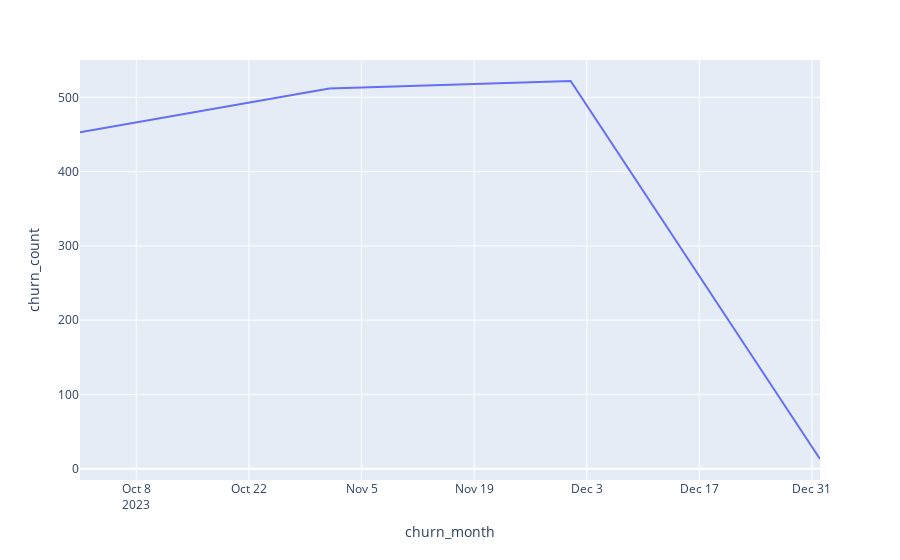
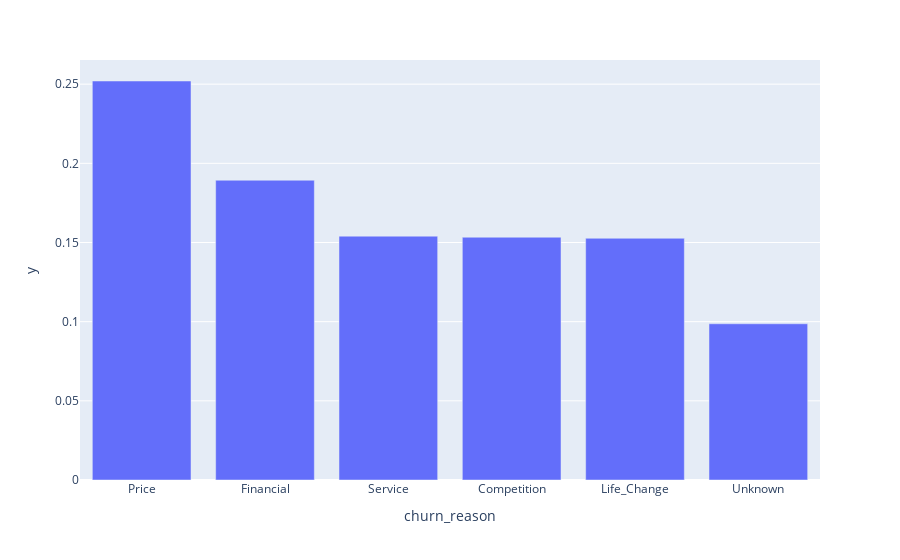
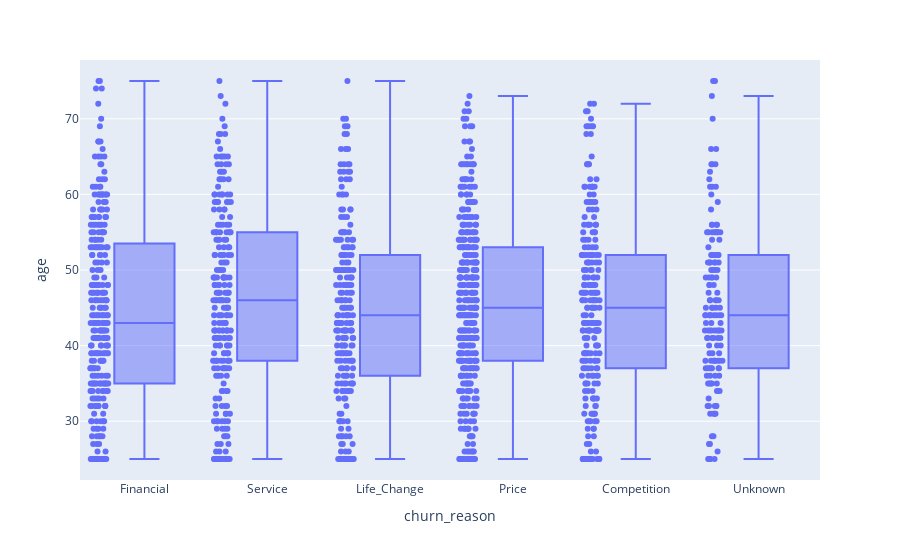

Notebook code for these charts, in order:
### Code cell
# Read Data
churned_customers = pd.read_excel('merged_data.xlsx', sheet_name='Churned Customers')
merged_df = pd.read_excel('merged_data.xlsx')

# Fix the Time
merged_df['policy_start_date'] = pd.to_datetime(merged_df['policy_start_date'], errors='coerce')

### CLEAN policy_start_date
merged_df = merged_df[merged_df['policy_start_date'].notna()]                    
merged_df = merged_df[merged_df['policy_start_date'].dt.year >= 2000]            

merged_df['policy_month'] = merged_df['policy_start_date'].dt.to_period('M')
monthly_starts_df = merged_df.groupby('policy_month').agg(
    policy_start_count=('customer_id', 'count'),
    monthly_churn_count=('churned', 'sum')
).reset_index()
monthly_starts_df['policy_month'] = monthly_starts_df['policy_month'].dt.to_timestamp()

# Churn_date
churned_customers['churn_date'] = pd.to_datetime(churned_customers['churn_date'], errors='coerce')

### CLEAN churn_date
churned_customers = churned_customers[churned_customers['churn_date'].notna()]   
churned_customers = churned_customers[churned_customers['churn_date'].dt.year >= 2000]  

churned_customers['churn_month'] = churned_customers['churn_date'].dt.to_period('M')
monthly_churn_df = churned_customers.groupby('churn_month').agg(churn_count=('customer_id', 'count')).reset_index()
monthly_churn_df['churn_month'] = monthly_churn_df['churn_month'].dt.to_timestamp()

print("Monthly Churn Customer Count")
print(monthly_churn_df)
px.line(monthly_churn_df, x="churn_month", y="churn_count").show()

churn_reason_counts = churned_customers['churn_reason'].value_counts(normalize=True)
print("Churn Reason Distribution")
px.bar(churn_reason_counts, x=churn_reason_counts.index, y=churn_reason_counts.values).show()

print(monthly_starts_df)

print("Churn Reason VS Key Features")
selected_features = [
    'age', 'gender', 'marital_status', 'dependents', 'income_bracket', 'employment_status',
    'education_level', 'login_frequency_30d', 'mobile_app_user', 'email_opens_6m',
    'customer_service_calls_12m', 'complaints_filed', 'policy_type', 'premium_amount',
    'premium_frequency', 'payment_method', 'riders', 'days_between_policy_last_login',
    'days_between_policy_churn', 'policy_tenure'
]

selected_col = selected_features[0]

try:
    print(f"**Churn Reason vs {selected_col}**")
    if churned_customers[selected_col].dtype in ['object', 'bool']:
        sorted_categories = sorted(churned_customers[selected_col].dropna().unique())
        fig = px.histogram(
            churned_customers,
            x=selected_col,
            color='churn_reason',
            barmode='group',
            category_orders={selected_col: sorted_categories}
        )
        fig.show()

        ratio_df = churned_customers.groupby([selected_col, 'churn_reason']).size().reset_index(name='count')
        total_per_group = churned_customers.groupby([selected_col]).size().reset_index(name='total')
        merged_ratio = pd.merge(ratio_df, total_per_group, on=selected_col)
        merged_ratio['percentage'] = merged_ratio['count'] / merged_ratio['total']
        sorted_categories = merged_ratio[selected_col].drop_duplicates().sort_values()
        fig_pct = px.bar(
            merged_ratio,
            x=selected_col,
            y='percentage',
            color='churn_reason',
            category_orders={selected_col: sorted_categories.tolist()},
            barmode='stack',
            title=f"Normalized % Churn Reason by {selected_col}"
        )
        fig_pct.show()
    else:
        fig = px.box(churned_customers, x='churn_reason', y=selected_col, points='all')
        fig.show()
except Exception as e:
    print(f"Error plotting {selected_col}: {e}")

# Churn Days Analysis
print("Churn Days Analysis")

num_vars = [
    'age', 'dependents', 'login_frequency_30d', 'email_opens_6m', 'customer_service_calls_12m',
    'complaints_filed', 'policy_amount', 'premium_amount', 'riders', 'days_between_policy_last_login',
    'engagement_score'
]
cat_vars = [
    'gender', 'marital_status', 'income_bracket', 'employment_status', 'education_level',
    'mobile_app_user', 'policy_type', 'premium_frequency', 'payment_method', 'churn_behavior'
]

for col in num_vars:
    churned_customers[col] = pd.to_numeric(churned_customers[col], errors='coerce')
for col in cat_vars:
    churned_customers[col] = churned_customers[col].astype(str)

reg_df = churned_customers.copy()
reg_df = pd.get_dummies(reg_df, columns=cat_vars, drop_first=True)
for col in num_vars:
    reg_df[col] = pd.to_numeric(reg_df[col], errors='coerce')
y = pd.to_numeric(reg_df['days_between_policy_churn'], errors='coerce')

# Check 
if 'policy_start_date' in reg_df.columns:
    reg_df['policy_start_date'] = pd.to_datetime(reg_df['policy_start_date'], errors='coerce')
    reg_df = reg_df.sort_values('policy_start_date')

x = reg_df.drop(columns=[
    'customer_id', 'churned', 'churn_date', 'policy_start_date', 'churn_reason',
    'days_between_policy_churn', 'last_login_date', 'churn_month'
], errors='ignore')

y = pd.to_numeric(reg_df['days_between_policy_churn'], errors='coerce')
n = len(x)
train_end = int(n * 0.8)
x_train, y_train = x.iloc[:train_end], y.iloc[:train_end]
x_test, y_test = x.iloc[train_end:], y.iloc[train_end:]

x_train, y_train = x_train.fillna(0), y_train.fillna(0)
x_test, y_test = x_test.fillna(0), y_test.fillna(0)

# Linear Regression
lin_reg = LinearRegression()
lin_reg.fit(x_train, y_train)
y_pred = lin_reg.predict(x_test)

print("Linear Regression Results")
print("R-squared:", r2_score(y_test, y_pred))
print("MSE:", mean_squared_error(y_test, y_pred))
plt.figure(figsize=(12, 6))
plt.hist(y_test, bins=20, alpha=0.6, label='Actual')
plt.hist(y_pred, bins=20, alpha=0.6, label='Predicted')
plt.title("Linear Regression: Actual vs Predicted Days to Churn")
plt.xlabel("Days to Churn")
plt.ylabel("Frequency")
plt.legend()
plt.show()

# Lasso Regression
scaler = StandardScaler()
x_train_scaler = scaler.fit_transform(x_train)
x_test_scaler = scaler.transform(x_test)
lasso = LassoCV(cv=5, alphas=100, max_iter=10000)
lasso.fit(x_train_scaler, y_train)
y_lasso_pred = lasso.predict(x_test_scaler)
print("Lasso alpha:", float(lasso.alpha_))
print("R-squared:", r2_score(y_test, y_lasso_pred))
print("MSE:", mean_squared_error(y_test, y_lasso_pred))
plt.figure()
plt.hist(y_test, bins=20, alpha=0.6, label='Actual')
plt.hist(y_lasso_pred, bins=20, alpha=0.6, label='Predicted')
plt.title("Lasso Regression: Actual vs Predicted Days to Churn")
plt.xlabel("Days to Churn")
plt.ylabel("Frequency")

plt.legend()
plt.show()

# Ridge Regression
ridge = RidgeCV(alphas=np.logspace(-3, 3, 50))
ridge.fit(x_train_scaler, y_train)
y_ridge_pred = ridge.predict(x_test_scaler)
print("Ridge alpha:", float(ridge.alpha_))
print("R-squared:", r2_score(y_test, y_ridge_pred))
print("MSE:", mean_squared_error(y_test, y_ridge_pred))
plt.figure()
plt.hist(y_test, bins=20, alpha=0.6, label='Actual')
plt.hist(y_ridge_pred, bins=20, alpha=0.6, label='Predicted')
plt.title("Ridge Regression: Actual vs Predicted Days to Churn")
plt.xlabel("Days to Churn")
plt.ylabel("Frequency")
plt.legend()
plt.show()

# XGBoost
xgb_reg = xgb.XGBRegressor(
    n_estimators=1000, max_depth=5, learning_rate=0.01,
    subsample=0.8, colsample_bytree=0.8, objective='reg:squarederror', n_jobs=-1
)
xgb_reg.fit(x_train, y_train, eval_set=[(x_test, y_test)], verbose=False)
y_xgb_pred = xgb_reg.predict(x_test)
print("XGB R-squared:", r2_score(y_test, y_xgb_pred))
print("XGB MSE:", mean_squared_error(y_test, y_xgb_pred))
plt.figure()
plt.hist(y_test, bins=20, alpha=0.6, label='Actual')
plt.hist(y_xgb_pred, bins=20, alpha=0.6, label='Predicted')
plt.title("XGBoost: Actual vs Predicted Days to Churn")
plt.xlabel("Days to Churn")
plt.ylabel("Frequency")
plt.legend()
plt.show()

# Random Forest
rf_reg = RandomForestRegressor(
    n_estimators=1000, max_depth=10, min_samples_split=2, min_samples_leaf=1, max_features='sqrt', n_jobs=-1
)
rf_reg.fit(x_train, y_train)
y_rf_pred = rf_reg.predict(x_test)
print("RF R-squared:", r2_score(y_test, y_rf_pred))
print("RF MSE:", mean_squared_error(y_test, y_rf_pred))
plt.figure()
plt.hist(y_test, bins=20, alpha=0.6, label='Actual')
plt.hist(y_rf_pred, bins=20, alpha=0.6, label='Predicted')
plt.title("Random Forest: Actual vs Predicted Days to Churn")
plt.xlabel("Days to Churn")
plt.ylabel("Frequency")
plt.legend()
plt.show()

# Decision Tree
dt_reg = DecisionTreeRegressor(max_depth=5, min_samples_split=2, min_samples_leaf=1)
dt_reg.fit(x_train, y_train)
y_dt_pred = dt_reg.predict(x_test)
print("DT R-squared:", r2_score(y_test, y_dt_pred))
print("DT MSE:", mean_squared_error(y_test, y_dt_pred))
plt.figure()
plt.hist(y_test, bins=20, alpha=0.6, label='Actual')
plt.hist(y_dt_pred, bins=20, alpha=0.6, label='Predicted')
plt.title("Decision Tree: Actual vs Predicted Days to Churn")
plt.xlabel("Days to Churn")
plt.ylabel("Frequency")
plt.legend()
plt.show()

# EBM
ebm_reg = ExplainableBoostingRegressor(interactions=5)
ebm_reg.fit(x_train, y_train)
y_ebm_pred = ebm_reg.predict(x_test)
print("EBM R-squared:", r2_score(y_test, y_ebm_pred))
print("EBM MSE:", mean_squared_error(y_test, y_ebm_pred))
plt.figure()
plt.hist(y_test, bins=20, alpha=0.6, label='Actual')
plt.hist(y_ebm_pred, bins=20, alpha=0.6, label='Predicted')
plt.title("Explainable Boosting Machine: Actual vs Predicted Days to Churn")
plt.xlabel("Days to Churn")
plt.ylabel("Frequency")
plt.legend()
plt.show()

### Figure 1 — Plotly figure (JSON) as saved in the notebook; plotly's stock layout.template omitted (floating-point values rounded to 4 significant figures)
{"data": [{"hovertemplate": "churn_month=%{x}<br>churn_count=%{y}<extra></extra>", "legendgroup": "", "line": {"color": "#636efa", "dash": "solid"}, "marker": {"symbol": "circle"}, "mode": "lines", "name": "", "orientation": "v", "showlegend": false, "type": "scatter", "x": ["2023-10-01T00:00:00.000000000", "2023-11-01T00:00:00.000000000", "2023-12-01T00:00:00.000000000", "2024-01-01T00:00:00.000000000"], "xaxis": "x", "y": [453, 512, 522, 13], "yaxis": "y"}], "layout": {"legend": {"tracegroupgap": 0}, "margin": {"t": 60}, "xaxis": {"anchor": "y", "domain": [0, 1], "title": {"text": "churn_month"}}, "yaxis": {"anchor": "x", "domain": [0, 1], "title": {"text": "churn_count"}}}}

### Figure 2 — Plotly figure (JSON) as saved in the notebook; plotly's stock layout.template omitted (floating-point values rounded to 4 significant figures)
{"data": [{"hovertemplate": "churn_reason=%{x}<br>y=%{y}<extra></extra>", "legendgroup": "", "marker": {"color": "#636efa", "pattern": {"shape": ""}}, "name": "", "orientation": "v", "showlegend": false, "textposition": "auto", "type": "bar", "x": ["Price", "Financial", "Service", "Competition", "Life_Change", "Unknown"], "xaxis": "x", "y": [0.252, 0.1893, 0.154, 0.1533, 0.1527, 0.09867], "yaxis": "y"}], "layout": {"barmode": "relative", "legend": {"tracegroupgap": 0}, "margin": {"t": 60}, "xaxis": {"anchor": "y", "domain": [0, 1], "title": {"text": "churn_reason"}}, "yaxis": {"anchor": "x", "domain": [0, 1], "title": {"text": "y"}}}}

### Figure 3 — Plotly figure (JSON) as saved in the notebook; plotly's stock layout.template omitted (floating-point values rounded to 4 significant figures; data arrays with more than 128 entries replaced by an {"elided": "..."} marker saying what was removed)
{"data": [{"alignmentgroup": "True", "boxpoints": "all", "hovertemplate": "churn_reason=%{x}<br>age=%{y}<extra></extra>", "legendgroup": "", "marker": {"color": "#636efa"}, "name": "", "notched": false, "offsetgroup": "", "orientation": "v", "showlegend": false, "type": "box", "x": {"elided": "1500 str values"}, "x0": " ", "xaxis": "x", "y": {"elided": "1500 int values"}, "y0": " ", "yaxis": "y"}], "layout": {"boxmode": "group", "legend": {"tracegroupgap": 0}, "margin": {"t": 60}, "xaxis": {"anchor": "y", "domain": [0, 1], "title": {"text": "churn_reason"}}, "yaxis": {"anchor": "x", "domain": [0, 1], "title": {"text": "age"}}}}
